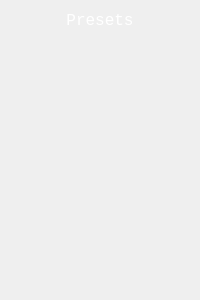
<?xml version="1.0" encoding="UTF-8"?>
<ui version="4.0">
 <class>MRPresetList</class>
 <widget class="QWidget" name="MRPresetList">
  <property name="geometry">
   <rect>
    <x>0</x>
    <y>0</y>
    <width>200</width>
    <height>300</height>
   </rect>
  </property>
  <property name="windowTitle">
   <string>Form</string>
  </property>
  <layout class="QVBoxLayout" name="verticalLayout">
   <property name="spacing">
    <number>4</number>
   </property>
   <item>
    <widget class="QLabel" name="presetLabel">
     <property name="font">
      <font>
       <family>Monospace</family>
       <pointsize>12</pointsize>
      </font>
     </property>
     <property name="styleSheet">
      <string notr="true">color: rgb(255, 255, 255);</string>
     </property>
     <property name="text">
      <string>Presets</string>
     </property>
     <property name="alignment">
      <set>Qt::AlignCenter</set>
     </property>
    </widget>
   </item>
   <item>
    <widget class="QFrame" name="navHolder">
     <property name="minimumSize">
      <size>
       <width>0</width>
       <height>32</height>
      </size>
     </property>
     <property name="frameShape">
      <enum>QFrame::NoFrame</enum>
     </property>
     <property name="frameShadow">
      <enum>QFrame::Plain</enum>
     </property>
     <layout class="QHBoxLayout" name="horizontalLayout">
      <property name="leftMargin">
       <number>0</number>
      </property>
      <property name="topMargin">
       <number>0</number>
      </property>
      <property name="rightMargin">
       <number>0</number>
      </property>
      <property name="bottomMargin">
       <number>0</number>
      </property>
      <item>
       <widget class="QFrame" name="prevButtonHolder">
        <property name="sizePolicy">
         <sizepolicy hsizetype="Preferred" vsizetype="Preferred">
          <horstretch>0</horstretch>
          <verstretch>0</verstretch>
         </sizepolicy>
        </property>
        <property name="minimumSize">
         <size>
          <width>0</width>
          <height>32</height>
         </size>
        </property>
        <property name="frameShape">
         <enum>QFrame::NoFrame</enum>
        </property>
        <property name="frameShadow">
         <enum>QFrame::Plain</enum>
        </property>
       </widget>
      </item>
      <item>
       <widget class="QFrame" name="nextButtonHolder">
        <property name="minimumSize">
         <size>
          <width>0</width>
          <height>32</height>
         </size>
        </property>
        <property name="frameShape">
         <enum>QFrame::NoFrame</enum>
        </property>
        <property name="frameShadow">
         <enum>QFrame::Plain</enum>
        </property>
       </widget>
      </item>
     </layout>
    </widget>
   </item>
   <item>
    <widget class="QFrame" name="presetHolder">
     <property name="sizePolicy">
      <sizepolicy hsizetype="Preferred" vsizetype="MinimumExpanding">
       <horstretch>0</horstretch>
       <verstretch>0</verstretch>
      </sizepolicy>
     </property>
     <property name="frameShape">
      <enum>QFrame::NoFrame</enum>
     </property>
     <property name="frameShadow">
      <enum>QFrame::Plain</enum>
     </property>
     <layout class="QVBoxLayout" name="verticalLayout_2">
      <property name="spacing">
       <number>4</number>
      </property>
      <property name="leftMargin">
       <number>0</number>
      </property>
      <property name="topMargin">
       <number>0</number>
      </property>
      <property name="rightMargin">
       <number>0</number>
      </property>
      <property name="bottomMargin">
       <number>0</number>
      </property>
     </layout>
    </widget>
   </item>
   <item>
    <widget class="QFrame" name="slHolder">
     <property name="minimumSize">
      <size>
       <width>0</width>
       <height>32</height>
      </size>
     </property>
     <property name="frameShape">
      <enum>QFrame::NoFrame</enum>
     </property>
     <property name="frameShadow">
      <enum>QFrame::Plain</enum>
     </property>
     <layout class="QHBoxLayout" name="horizontalLayout_2">
      <property name="leftMargin">
       <number>0</number>
      </property>
      <property name="topMargin">
       <number>0</number>
      </property>
      <property name="rightMargin">
       <number>0</number>
      </property>
      <property name="bottomMargin">
       <number>0</number>
      </property>
      <item>
       <widget class="QFrame" name="saveButtonHolder">
        <property name="minimumSize">
         <size>
          <width>0</width>
          <height>32</height>
         </size>
        </property>
        <property name="frameShape">
         <enum>QFrame::NoFrame</enum>
        </property>
        <property name="frameShadow">
         <enum>QFrame::Plain</enum>
        </property>
       </widget>
      </item>
      <item>
       <widget class="QFrame" name="loadButtonHolder">
        <property name="minimumSize">
         <size>
          <width>0</width>
          <height>32</height>
         </size>
        </property>
        <property name="frameShape">
         <enum>QFrame::NoFrame</enum>
        </property>
        <property name="frameShadow">
         <enum>QFrame::Plain</enum>
        </property>
       </widget>
      </item>
     </layout>
    </widget>
   </item>
  </layout>
 </widget>
 <resources/>
 <connections/>
</ui>
